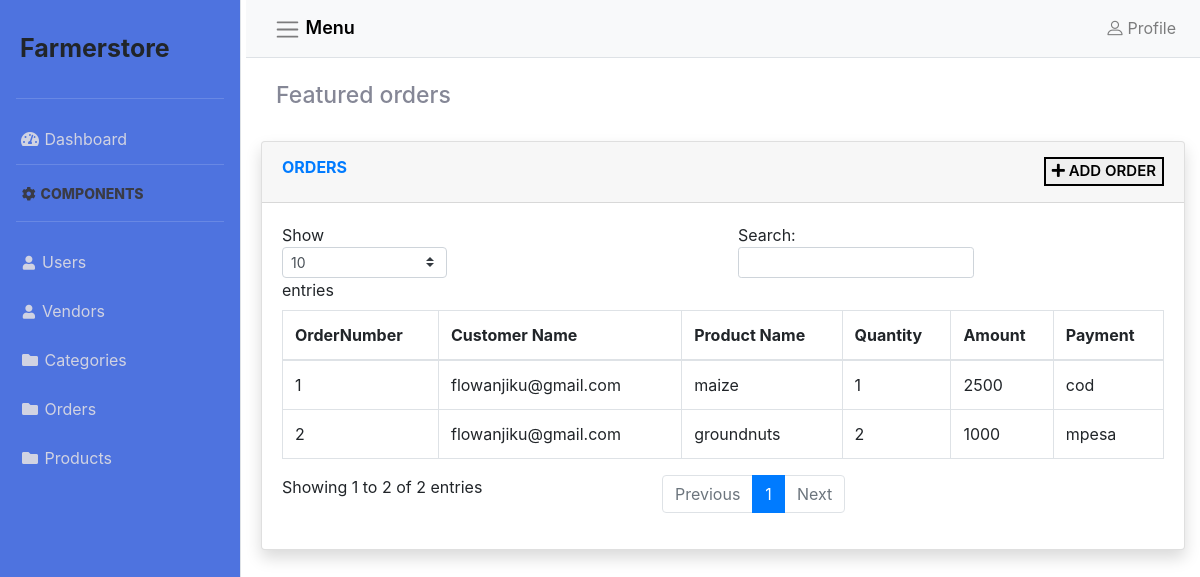
The app's page /admin/orders.php (signed in) with its own data.
### tables this page shows
CREATE TABLE `sales` (
  `sales_id` int(11) NOT NULL,
  `user_id` int(11) NOT NULL,
  `product_id` int(11) NOT NULL,
  `amount` varchar(255) NOT NULL,
  `payment` varchar(255) NOT NULL,
  `quantity` varchar(255) NOT NULL
);

CREATE TABLE `users` (
  `user_id` int(11) NOT NULL,
  `fname` varchar(255) NOT NULL,
  `lname` varchar(255) NOT NULL,
  `email` varchar(255) NOT NULL,
  `password` varchar(255) NOT NULL,
  `address` varchar(255) NOT NULL,
  `contact` varchar(255) NOT NULL,
  `created_on` date NOT NULL
);

CREATE TABLE `products` (
  `product_id` int(11) NOT NULL,
  `category_id` int(11) NOT NULL,
  `product_name` varchar(255) NOT NULL,
  `price` varchar(255) NOT NULL,
  `photo` varchar(255) NOT NULL,
  `vendor_id` int(11) NOT NULL
);

### admin/orders.php (the view, shortened to what this page needs)
<?php
include 'includes/header.php';
include 'includes/sidebar.php';
include 'includes/navbar.php';
?>
<div class="container-fluid">
    <div class="container-fluid">
        <h3 class="mt-4 text-gray-600">Featured orders</h3>
    </div>
    <br>
    <div class="card shadow mb-4">
        <div class="card-header py-3">
            <h6 class="m-0 font-weight-bold text-primary">Orders</h6>
            <button class=" float-right" data-toggle="modal" data-target="#addOrder"><i class="fa fa-plus"></i> Add order</button>
        </div>
        <div class="card-body">
            <div class="table-responsive">
                <table class="table table-bordered" id="dataTable" width="100%" cellspacing="0">
                    <thead>
                    <tr>
                        <th>OrderNumber</th>
                        <th>Customer Name</th>
                        <th>Product Name</th>
                        <th>Quantity</th>
                        <th>Amount</th>
                        <th>Payment</th>
                    </tr>
                    </thead>
                    <tbody>
                    <?php
                    $sql = mysqli_query($con, "SELECT a.sales_id,a.amount,a.payment,a.quantity,p.product_name,c.email FROM sales a ,products p,users c WHERE  a.product_id =p.product_id AND a.user_id=c.user_id") or die(mysqli_error());
                    while($fetch = mysqli_fetch_array($sql)){
                        ?>
                        <tr>
                            <td><?php echo $fetch['sales_id']?></td>
                            <td><?php echo $fetch['email']; ?></td>
                            <td><?php echo $fetch['product_name']?></td>
                            <td><?php echo $fetch['quantity']?></td>
                            <td><?php echo $fetch['amount']?></td>
                            <td><?php echo $fetch['payment']?></td>
                        </tr>
                        <?php
                    }
                    ?>
                    </tbody>
                </table>
            </div>
        </div>
    </div>
</div>
<?php
include 'includes/scripts.php';

### admin/css/style.css (style rules this page uses)
body { overflow-x: hidden; }
.container-fluid h3 { font-size: 23px; }
.card-header h6 { text-transform: uppercase; }
.card-header button { margin-top: -20px !important; border: 2px solid black; font-size: 15px; text-transform: uppercase; font-weight: 600; }
.text-gray-600 { color:#858796!important }

### records on screen
sales: sales_id "1", user.email "flowanjiku@gmail.com", product.product_name "maize", quantity "1", amount "2500", payment "cod"
sales: sales_id "2", user.email "flowanjiku@gmail.com", product.product_name "groundnuts", quantity "2", amount "1000", payment "mpesa"
